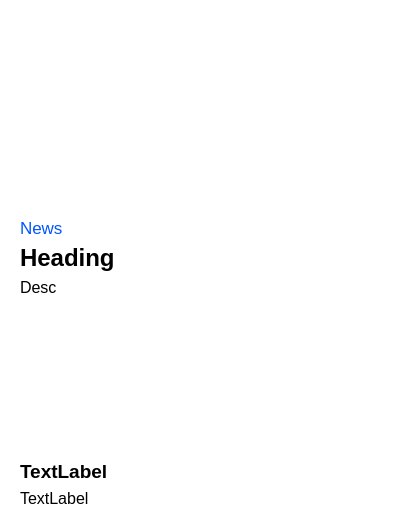
               <widget class="QWidget" name="newsWidget1" native="true">
                <property name="sizePolicy">
                 <sizepolicy hsizetype="Fixed" vsizetype="Fixed">
                  <horstretch>0</horstretch>
                  <verstretch>0</verstretch>
                 </sizepolicy>
                </property>
                <property name="minimumSize">
                 <size>
                  <width>410</width>
                  <height>528</height>
                 </size>
                </property>
                <property name="styleSheet">
                 <string notr="true">background-color: white;
color: black;
border-radius: 10px;</string>
                </property>
                <layout class="QVBoxLayout" name="news1">
                 <property name="leftMargin">
                  <number>0</number>
                 </property>
                 <property name="topMargin">
                  <number>0</number>
                 </property>
                 <property name="rightMargin">
                  <number>0</number>
                 </property>
                 <property name="bottomMargin">
                  <number>0</number>
                 </property>
                 <item>
                  <widget class="QLabel" name="newsImage1">
                   <property name="sizePolicy">
                    <sizepolicy hsizetype="Fixed" vsizetype="Fixed">
                     <horstretch>0</horstretch>
                     <verstretch>0</verstretch>
                    </sizepolicy>
                   </property>
                   <property name="minimumSize">
                    <size>
                     <width>410</width>
                     <height>192</height>
                    </size>
                   </property>
                   <property name="text">
                    <string/>
                   </property>
                  </widget>
                 </item>
                 <item>
                  <layout class="QVBoxLayout" name="verticalLayout_13">
                   <property name="leftMargin">
                    <number>20</number>
                   </property>
                   <property name="topMargin">
                    <number>20</number>
                   </property>
                   <property name="rightMargin">
                    <number>20</number>
                   </property>
                   <property name="bottomMargin">
                    <number>20</number>
                   </property>
                   <item>
                    <widget class="QLabel" name="label_10">
                     <property name="font">
                      <font>
                       <pointsize>13</pointsize>
                      </font>
                     </property>
                     <property name="styleSheet">
                      <string notr="true">color: rgb(0, 85, 255);</string>
                     </property>
                     <property name="text">
                      <string>News</string>
                     </property>
                    </widget>
                   </item>
                   <item>
                    <widget class="QLabel" name="newsHeading1">
                     <property name="font">
                      <font>
                       <pointsize>18</pointsize>
                       <bold>true</bold>
                      </font>
                     </property>
                     <property name="text">
                      <string>Heading</string>
                     </property>
                     <property name="wordWrap">
                      <bool>true</bool>
                     </property>
                    </widget>
                   </item>
                   <item>
                    <widget class="QLabel" name="newsDesc1">
                     <property name="font">
                      <font>
                       <pointsize>12</pointsize>
                      </font>
                     </property>
                     <property name="text">
                      <string>Desc</string>
                     </property>
                     <property name="wordWrap">
                      <bool>true</bool>
                     </property>
                    </widget>
                   </item>
                   <item>
                    <spacer name="verticalSpacer_2">
                     <property name="orientation">
                      <enum>Qt::Vertical</enum>
                     </property>
                     <property name="sizeHint" stdset="0">
                      <size>
                       <width>20</width>
                       <height>40</height>
                      </size>
                     </property>
                    </spacer>
                   </item>
                   <item>
                    <widget class="QLabel" name="newsSource1">
                     <property name="font">
                      <font>
                       <pointsize>14</pointsize>
                       <bold>true</bold>
                      </font>
                     </property>
                     <property name="text">
                      <string>TextLabel</string>
                     </property>
                    </widget>
                   </item>
                   <item>
                    <widget class="QLabel" name="newsTime1">
                     <property name="font">
                      <font>
                       <pointsize>12</pointsize>
                      </font>
                     </property>
                     <property name="text">
                      <string>TextLabel</string>
                     </property>
                    </widget>
                   </item>
                  </layout>
                 </item>
                </layout>
               </widget>
